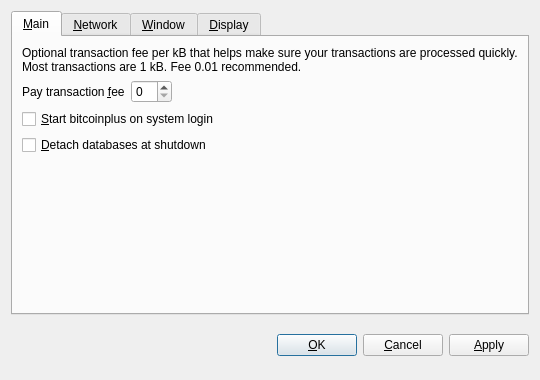
<?xml version="1.0" encoding="UTF-8"?>
<ui version="4.0">
 <class>OptionsDialog</class>
 <widget class="QDialog" name="OptionsDialog">
  <property name="geometry">
   <rect>
    <x>0</x>
    <y>0</y>
    <width>540</width>
    <height>380</height>
   </rect>
  </property>
  <property name="windowTitle">
   <string>Options</string>
  </property>
  <property name="modal">
   <bool>true</bool>
  </property>
  <layout class="QVBoxLayout" name="verticalLayout">
   <item>
    <widget class="QTabWidget" name="tabWidget">
     <property name="tabPosition">
      <enum>QTabWidget::North</enum>
     </property>
     <property name="currentIndex">
      <number>0</number>
     </property>
     <widget class="QWidget" name="tabMain">
      <attribute name="title">
       <string>&amp;Main</string>
      </attribute>
      <layout class="QVBoxLayout" name="verticalLayout_Main">
       <item>
        <widget class="QLabel" name="transactionFeeInfoLabel">
         <property name="text">
          <string>Optional transaction fee per kB that helps make sure your transactions are processed quickly. Most transactions are 1 kB. Fee 0.01 recommended.</string>
         </property>
         <property name="textFormat">
          <enum>Qt::PlainText</enum>
         </property>
         <property name="wordWrap">
          <bool>true</bool>
         </property>
        </widget>
       </item>
       <item>
        <layout class="QHBoxLayout" name="horizontalLayout_Main">
         <item>
          <widget class="QLabel" name="transactionFeeLabel">
           <property name="text">
            <string>Pay transaction &amp;fee</string>
           </property>
           <property name="textFormat">
            <enum>Qt::PlainText</enum>
           </property>
           <property name="buddy">
            <cstring>transactionFee</cstring>
           </property>
          </widget>
         </item>
         <item>
          <widget class="BitcoinAmountField" name="transactionFee"/>
         </item>
         <item>
          <spacer name="horizontalSpacer_Main">
           <property name="orientation">
            <enum>Qt::Horizontal</enum>
           </property>
           <property name="sizeHint" stdset="0">
            <size>
             <width>40</width>
             <height>20</height>
            </size>
           </property>
          </spacer>
         </item>
        </layout>
       </item>
       <item>
        <widget class="QCheckBox" name="bitcoinAtStartup">
         <property name="toolTip">
          <string>Automatically start bitcoinplus after logging in to the system.</string>
         </property>
         <property name="text">
          <string>&amp;Start bitcoinplus on system login</string>
         </property>
        </widget>
       </item>
       <item>
        <widget class="QCheckBox" name="detachDatabases">
         <property name="toolTip">
          <string>Detach block and address databases at shutdown. This means they can be moved to another data directory, but it slows down shutdown. The wallet is always detached.</string>
         </property>
         <property name="text">
          <string>&amp;Detach databases at shutdown</string>
         </property>
        </widget>
       </item>
       <item>
        <spacer name="verticalSpacer_Main">
         <property name="orientation">
          <enum>Qt::Vertical</enum>
         </property>
         <property name="sizeHint" stdset="0">
          <size>
           <width>20</width>
           <height>40</height>
          </size>
         </property>
        </spacer>
       </item>
      </layout>
     </widget>
     <widget class="QWidget" name="tabNetwork">
      <attribute name="title">
       <string>&amp;Network</string>
      </attribute>
      <layout class="QVBoxLayout" name="verticalLayout_Network">
       <item>
        <widget class="QCheckBox" name="mapPortUpnp">
         <property name="toolTip">
          <string>Automatically open the bitcoinplus client port on the router. This only works when your router supports UPnP and it is enabled.</string>
         </property>
         <property name="text">
          <string>Map port using &amp;UPnP</string>
         </property>
        </widget>
       </item>
       <item>
        <widget class="QCheckBox" name="connectSocks">
         <property name="toolTip">
          <string>Connect to the bitcoinplus network through a SOCKS proxy (e.g. when connecting through Tor).</string>
         </property>
         <property name="text">
          <string>&amp;Connect through SOCKS proxy:</string>
         </property>
        </widget>
       </item>
       <item>
        <layout class="QHBoxLayout" name="horizontalLayout_Network">
         <item>
          <widget class="QLabel" name="proxyIpLabel">
           <property name="text">
            <string>Proxy &amp;IP:</string>
           </property>
           <property name="textFormat">
            <enum>Qt::PlainText</enum>
           </property>
           <property name="buddy">
            <cstring>proxyIp</cstring>
           </property>
          </widget>
         </item>
         <item>
          <widget class="QValidatedLineEdit" name="proxyIp">
           <property name="maximumSize">
            <size>
             <width>140</width>
             <height>16777215</height>
            </size>
           </property>
           <property name="toolTip">
            <string>IP address of the proxy (e.g. 127.0.0.1)</string>
           </property>
          </widget>
         </item>
         <item>
          <widget class="QLabel" name="proxyPortLabel">
           <property name="text">
            <string>&amp;Port:</string>
           </property>
           <property name="textFormat">
            <enum>Qt::PlainText</enum>
           </property>
           <property name="buddy">
            <cstring>proxyPort</cstring>
           </property>
          </widget>
         </item>
         <item>
          <widget class="QLineEdit" name="proxyPort">
           <property name="maximumSize">
            <size>
             <width>55</width>
             <height>16777215</height>
            </size>
           </property>
           <property name="toolTip">
            <string>Port of the proxy (e.g. 9050)</string>
           </property>
          </widget>
         </item>
         <item>
          <widget class="QLabel" name="socksVersionLabel">
           <property name="text">
            <string>SOCKS &amp;Version:</string>
           </property>
           <property name="textFormat">
            <enum>Qt::PlainText</enum>
           </property>
           <property name="buddy">
            <cstring>socksVersion</cstring>
           </property>
          </widget>
         </item>
         <item>
          <widget class="QValueComboBox" name="socksVersion">
           <property name="toolTip">
            <string>SOCKS version of the proxy (e.g. 5)</string>
           </property>
          </widget>
         </item>
         <item>
          <spacer name="horizontalSpacer_Network">
           <property name="orientation">
            <enum>Qt::Horizontal</enum>
           </property>
           <property name="sizeHint" stdset="0">
            <size>
             <width>40</width>
             <height>20</height>
            </size>
           </property>
          </spacer>
         </item>
        </layout>
       </item>
       <item>
        <spacer name="verticalSpacer_Network">
         <property name="orientation">
          <enum>Qt::Vertical</enum>
         </property>
         <property name="sizeHint" stdset="0">
          <size>
           <width>20</width>
           <height>40</height>
          </size>
         </property>
        </spacer>
       </item>
      </layout>
     </widget>
     <widget class="QWidget" name="tabWindow">
      <attribute name="title">
       <string>&amp;Window</string>
      </attribute>
      <layout class="QVBoxLayout" name="verticalLayout_Window">
       <item>
        <widget class="QCheckBox" name="minimizeToTray">
         <property name="toolTip">
          <string>Show only a tray icon after minimizing the window.</string>
         </property>
         <property name="text">
          <string>&amp;Minimize to the tray instead of the taskbar</string>
         </property>
        </widget>
       </item>
       <item>
        <widget class="QCheckBox" name="minimizeOnClose">
         <property name="toolTip">
          <string>Minimize instead of exit the application when the window is closed. When this option is enabled, the application will be closed only after selecting Quit in the menu.</string>
         </property>
         <property name="text">
          <string>M&amp;inimize on close</string>
         </property>
        </widget>
       </item>
       <item>
        <spacer name="verticalSpacer_Window">
         <property name="orientation">
          <enum>Qt::Vertical</enum>
         </property>
         <property name="sizeHint" stdset="0">
          <size>
           <width>20</width>
           <height>40</height>
          </size>
         </property>
        </spacer>
       </item>
      </layout>
     </widget>
     <widget class="QWidget" name="tabDisplay">
      <attribute name="title">
       <string>&amp;Display</string>
      </attribute>
      <layout class="QVBoxLayout" name="verticalLayout_Display">
       <item>
        <layout class="QHBoxLayout" name="horizontalLayout_1_Display">
         <item>
          <widget class="QLabel" name="langLabel">
           <property name="text">
            <string>User Interface &amp;language:</string>
           </property>
           <property name="textFormat">
            <enum>Qt::PlainText</enum>
           </property>
           <property name="buddy">
            <cstring>lang</cstring>
           </property>
          </widget>
         </item>
         <item>
          <widget class="QValueComboBox" name="lang">
           <property name="toolTip">
            <string>The user interface language can be set here. This setting will take effect after restarting bitcoinplus.</string>
           </property>
          </widget>
         </item>
        </layout>
       </item>
       <item>
        <layout class="QHBoxLayout" name="horizontalLayout_2_Display">
         <item>
          <widget class="QLabel" name="unitLabel">
           <property name="text">
            <string>&amp;Unit to show amounts in:</string>
           </property>
           <property name="textFormat">
            <enum>Qt::PlainText</enum>
           </property>
           <property name="buddy">
            <cstring>unit</cstring>
           </property>
          </widget>
         </item>
         <item>
          <widget class="QValueComboBox" name="unit">
           <property name="toolTip">
            <string>Choose the default subdivision unit to show in the interface and when sending coins.</string>
           </property>
          </widget>
         </item>
        </layout>
       </item>
       <item>
        <widget class="QCheckBox" name="displayAddresses">
         <property name="toolTip">
          <string>Whether to show bitcoinplus addresses in the transaction list or not.</string>
         </property>
         <property name="text">
          <string>&amp;Display addresses in transaction list</string>
         </property>
        </widget>
       </item>
       <item>
        <widget class="QCheckBox" name="coinControlFeatures">
         <property name="toolTip">
          <string>Whether to show coin control features or not.</string>
         </property>
         <property name="text">
          <string>Display coin &amp;control features (experts only!)</string>
         </property>
        </widget>
       </item>
       <item>
        <spacer name="verticalSpacer_Display">
         <property name="orientation">
          <enum>Qt::Vertical</enum>
         </property>
         <property name="sizeHint" stdset="0">
          <size>
           <width>20</width>
           <height>40</height>
          </size>
         </property>
        </spacer>
       </item>
      </layout>
     </widget>
    </widget>
   </item>
   <item>
    <layout class="QHBoxLayout" name="horizontalLayout_Buttons">
     <item>
      <spacer name="horizontalSpacer_1">
       <property name="orientation">
        <enum>Qt::Horizontal</enum>
       </property>
       <property name="sizeHint" stdset="0">
        <size>
         <width>40</width>
         <height>48</height>
        </size>
       </property>
      </spacer>
     </item>
     <item>
      <widget class="QLabel" name="statusLabel">
       <property name="font">
        <font>
         <weight>75</weight>
         <bold>true</bold>
        </font>
       </property>
       <property name="text">
        <string/>
       </property>
       <property name="textFormat">
        <enum>Qt::PlainText</enum>
       </property>
       <property name="wordWrap">
        <bool>true</bool>
       </property>
      </widget>
     </item>
     <item>
      <spacer name="horizontalSpacer_2">
       <property name="orientation">
        <enum>Qt::Horizontal</enum>
       </property>
       <property name="sizeHint" stdset="0">
        <size>
         <width>40</width>
         <height>48</height>
        </size>
       </property>
      </spacer>
     </item>
     <item>
      <widget class="QPushButton" name="okButton">
       <property name="text">
        <string>&amp;OK</string>
       </property>
      </widget>
     </item>
     <item>
      <widget class="QPushButton" name="cancelButton">
       <property name="text">
        <string>&amp;Cancel</string>
       </property>
       <property name="autoDefault">
        <bool>false</bool>
       </property>
      </widget>
     </item>
     <item>
      <widget class="QPushButton" name="applyButton">
       <property name="text">
        <string>&amp;Apply</string>
       </property>
       <property name="autoDefault">
        <bool>false</bool>
       </property>
      </widget>
     </item>
    </layout>
   </item>
  </layout>
 </widget>
 <customwidgets>
  <customwidget>
   <class>BitcoinAmountField</class>
   <extends>QSpinBox</extends>
   <header>bitcoinamountfield.h</header>
  </customwidget>
  <customwidget>
   <class>QValueComboBox</class>
   <extends>QComboBox</extends>
   <header>qvaluecombobox.h</header>
  </customwidget>
  <customwidget>
   <class>QValidatedLineEdit</class>
   <extends>QLineEdit</extends>
   <header>qvalidatedlineedit.h</header>
  </customwidget>
 </customwidgets>
 <resources/>
 <connections/>
</ui>
